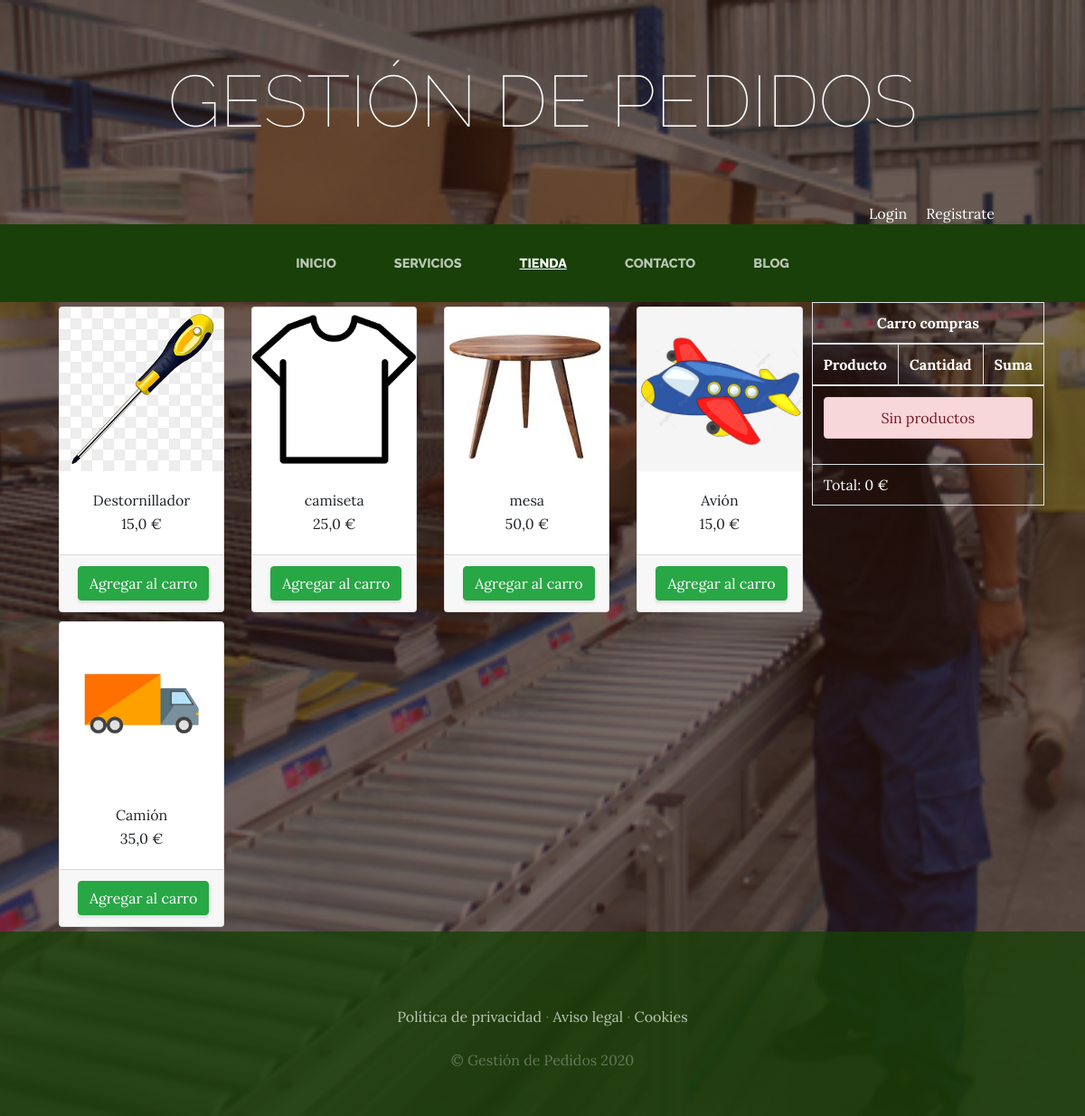
The app's page /tienda/ with its own data.
### Tienda/models.py (models this page shows)
class Producto(models.Model):
  nombre = models.CharField(max_length=50)
  categorias = models.ForeignKey(CategoriaProd, on_delete=models.CASCADE)
  imagen = models.ImageField(upload_to="tienda", null=True, blank=True)
  precio = models.FloatField()
  disponibilidad = models.BooleanField(default=True)
  created = models.DateTimeField(auto_now_add=True)
  updated = models.DateTimeField(auto_now_add=True)
  class Meta:
    verbose_name = "Producto"
    verbose_name_plural = "Productos"

### Tienda/views.py (the view)
# urls.py: path("tienda/", include("Tienda.urls")),
def tienda(request):
  productos = Producto.objects.all()
  return render(request, "Tienda/tienda.html", {"productos": productos})

### Carro/context_processor.py (called while the page is built)
def importe_total_carro(request):
  total = 0
  '''for key, value in request.session["carro"].items():
    total = total + float(value["precio"])'''
  return {"importe_total_carro": total}

### Tienda/templates/Tienda/tienda.html
{% extends "ProyectoWebApp/base.html" %}
{% load static %}
{% block content %}
<div class="container">
  <div style="float:right;">
    <div style="color:white;">
      {% include "Carro/widget.html" %}
    </div>
  </div>
  <div class="row">
{% for producto in productos %}
  <div class="col-md-3">
  <div class="card" style="width: 100%; margin: 5px 5px;">
    <img src="{{producto.imagen.url}}" class="card-img-top">
    <div class="card-body" style="text-align: center;">
      <h7 class="card-title">{{producto.nombre}}</h7>
      <p class="card-text">{{producto.precio}}&nbsp;€</p>
    </div>
    <div class="card-footer text-center">
      <a href="{% url 'carro:agregar' producto.id %}" class="btn btn-success">Agregar al carro</a>
    </div>
  </div>
  </div>
{% endfor %}
  </div>
</div>
{% endblock %}

### ProyectoWebApp/static/ProyectoWebApp/css/gestion.css (style rules this page uses)
body { font-family: 'Lora'; background: linear-gradient(rgba(47, 23, 15, 0.65), rgba(47, 23, 15, 0.65)), url("../img/bg_main.jpg"); background-attachment: fixed; background-position: center; background-size: cover; }
p { line-height: 1.75; }
.btn { box-shadow: 0px 3px 3px 0px rgba(33, 37, 41, 0.1); }

### records on screen
Producto: imagen (picture), nombre "Destornillador", precio "15,0"
Producto: imagen (picture), nombre "camiseta", precio "25,0"
Producto: imagen (picture), nombre "mesa", precio "50,0"
Producto: imagen (picture), nombre "Avión", precio "15,0"
Producto: imagen (picture), nombre "Camión", precio "35,0"

### other values on screen
{{ importe_total_carro }} "0"
